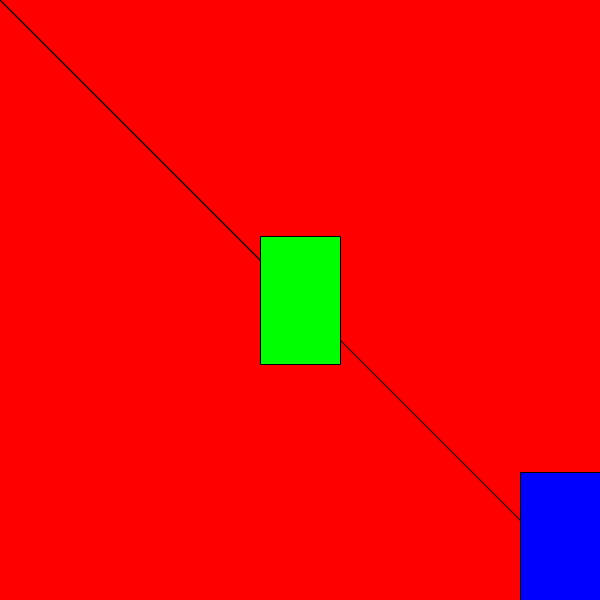
Frame 1 (no input)
Frame 60 (the mouse pressed at the canvas centre just before this capture): identical to frame 1, image omitted
Frame 120 (the mouse held since frame 60 and released just before this capture): identical to frame 1, image omitted

The Processing sketch that drew this single still picture (run headless with seeded random() and noise(); from frame 60 on, the mouse is pressed at the canvas centre):

// Processing sketch: formas_basicas_1
// ── formas_basicas_1.pde
int tamX;
int tamY;

void setup(){
  size(600, 600);
  tamX = 80;
  tamY = 128;
}

void draw(){
  background(255,0,0);
  noFill();
  
  //line(0,0,300,300);
  line(0, 0, width/2, height/2);
  line(0,0, width, height);
  ellipse(width/2, height/2, tamX, tamY );
  fill(0,255,0);
  rect(width/2 - tamX/2, height/2 - tamY/2, tamX,tamY);
  fill(0,0,255);
  rect(width-tamX, height-tamY, tamX, tamY);

}
